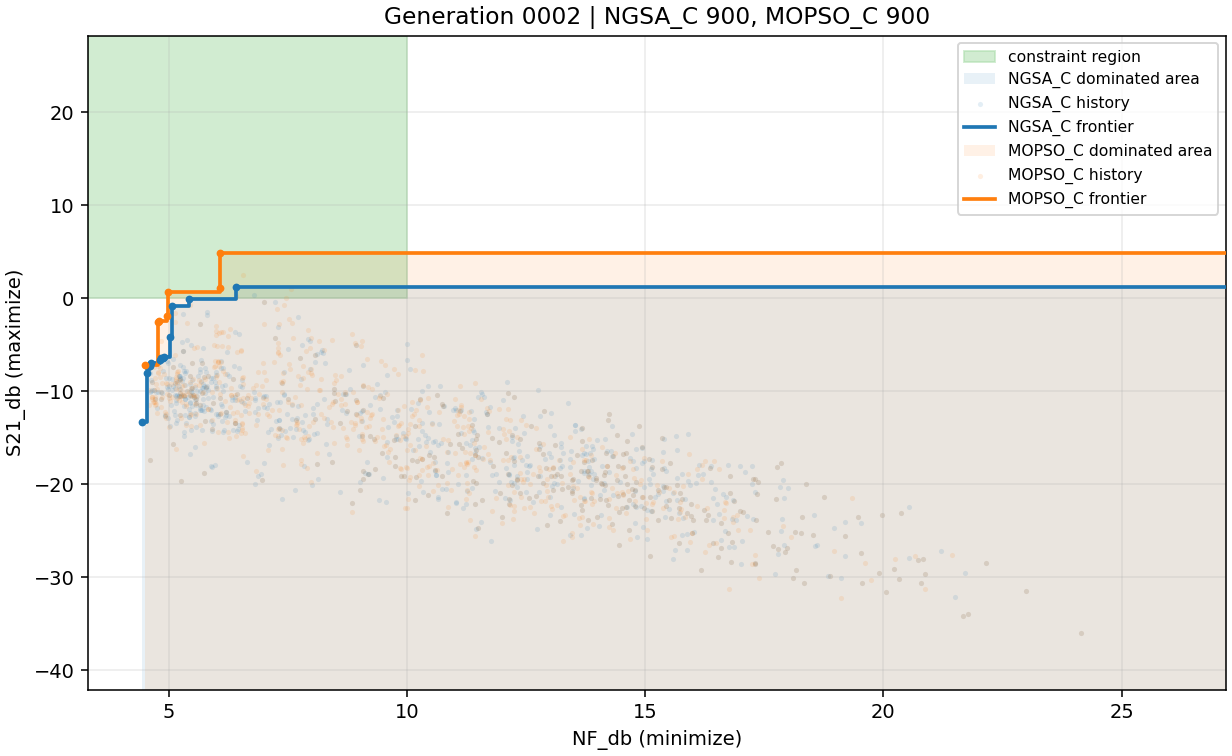
#> input picture LNA/analysis/pareto_evolution_compare/nf_db_vs_s21_db/generation_0002.png, 1232 x 756 px
$ python animate_png_sequence.py pareto_evolution_compare/nf_db_vs_s21_db/generation_0002.png --pattern pareto_evolution_compare/nf_db_vs_s21_db
#> lines starting #> are read from the running program, lines starting #| are printed output that depends on the picture
#!/usr/bin/env python3
from __future__ import annotations

import argparse
import re
import shutil
import subprocess
import tempfile
from pathlib import Path


def parse_args():
    parser = argparse.ArgumentParser(
        description="Create a GIF or MP4 animation from ordered PNG frames."
    )
    parser.add_argument(
        "input",
        help="Directory containing PNG files, or a glob pattern.",
    )
    parser.add_argument(
        "--output",
        help="Output animation path. Extension decides format: .gif or .mp4.",
    )
    parser.add_argument(
        "--pattern",
        default="*.png",
        help="Glob used when input is a directory. Default: *.png.",
    )
    parser.add_argument("--fps", type=float, default=8.0)
    parser.add_argument(
        "--engine",
        choices=("auto", "ffmpeg", "pillow"),
        default="auto",
        help="Animation backend. Pillow supports GIF only.",
    )
    parser.add_argument(
        "--overwrite",
        action="store_true",
        help="Replace an existing output file.",
    )
    parser.add_argument(
        "--loop",
        type=int,
        default=0,
        help="GIF loop count. 0 means loop forever.",
    )
    return parser.parse_args()


def natural_key(path):
    parts = re.split(r"(\d+)", str(path))
    return [int(part) if part.isdigit() else part.lower() for part in parts]


def resolve_frames(input_path, pattern):
    input_path = Path(input_path)
    if input_path.is_dir():
        frames = sorted(input_path.glob(pattern), key=natural_key)
    else:
        frames = sorted(input_path.parent.glob(input_path.name), key=natural_key)

    frames = [frame for frame in frames if frame.is_file()]
    if not frames:
        raise FileNotFoundError(
            f"No PNG frames found for input={input_path} pattern={pattern}"
        )
    return frames


def default_output_path(input_path):
    input_path = Path(input_path)
    if input_path.is_dir():
        return input_path.with_suffix(".gif")
    return input_path.parent / "animation.gif"


def require_output_path(path, overwrite):
    path = Path(path)
    if path.exists() and not overwrite:
        raise FileExistsError(
            f"Output already exists: {path}. Pass --overwrite to replace it."
        )
    path.parent.mkdir(parents=True, exist_ok=True)
    return path


def choose_engine(engine, output_path):
    if engine != "auto":
        return engine
    if shutil.which("ffmpeg"):
        return "ffmpeg"
    if output_path.suffix.lower() == ".gif":
        return "pillow"
    return "ffmpeg"


# [44 lines left out: functions link_frames, animate_with_ffmpeg, not called in this run]


def animate_with_pillow(frames, output_path, fps, loop):
#> called with fps = 8, loop = 0
    if output_path.suffix.lower() != ".gif":
        raise ValueError("Pillow backend only supports .gif output.")
    try:
        from PIL import Image
    except ImportError as exc:
        raise RuntimeError(
            "Pillow is required for GIF output without ffmpeg. Use "
            "ANALYSIS_PLOT_PYTHON=/opt/homebrew/bin/python3 on this machine."
        ) from exc

    duration_ms = max(1, int(round(1000.0 / fps)))
    images = []
    for frame in frames:
        image = Image.open(frame)
#> image is the input picture: PIL image 1232x756 RGBA; mean R, G, B, A 235.4, 234.8, 228.9, 255
        images.append(image.convert("P", palette=Image.Palette.ADAPTIVE))
    first, rest = images[0], images[1:]
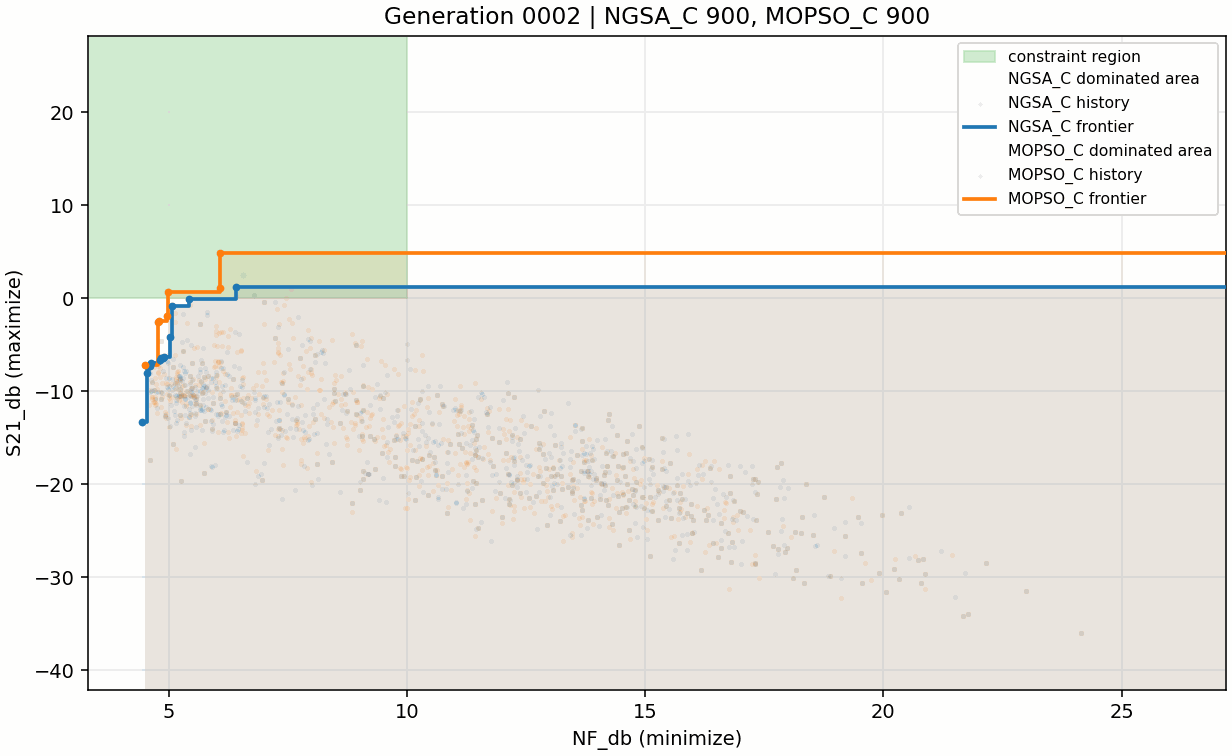
#> first: PIL image 1232x756 P; mean R, G, B 234.5, 234.2, 228.3
#> rest = []
    first.save(
        output_path,
        save_all=True,
        append_images=rest,
        duration=duration_ms,
        loop=loop,
        optimize=True,
    )
    for image in images:
        image.close()
#> this loop made 1 pass


def main():
    args = parse_args()
    if args.fps <= 0:
        raise ValueError("--fps must be positive")

    frames = resolve_frames(args.input, args.pattern)
    output_path = require_output_path(
        args.output or default_output_path(args.input),
        args.overwrite,
    )
    engine = choose_engine(args.engine, output_path)

    if engine == "ffmpeg":
        animate_with_ffmpeg(frames, output_path, args.fps)
    else:
        animate_with_pillow(frames, output_path, args.fps, args.loop)

    print(f"[animate_png_sequence] frames: {len(frames):,}")
    print(f"[animate_png_sequence] engine: {engine}")
    print(f"[animate_png_sequence] output: {output_path}")


if __name__ == "__main__":
    main()
